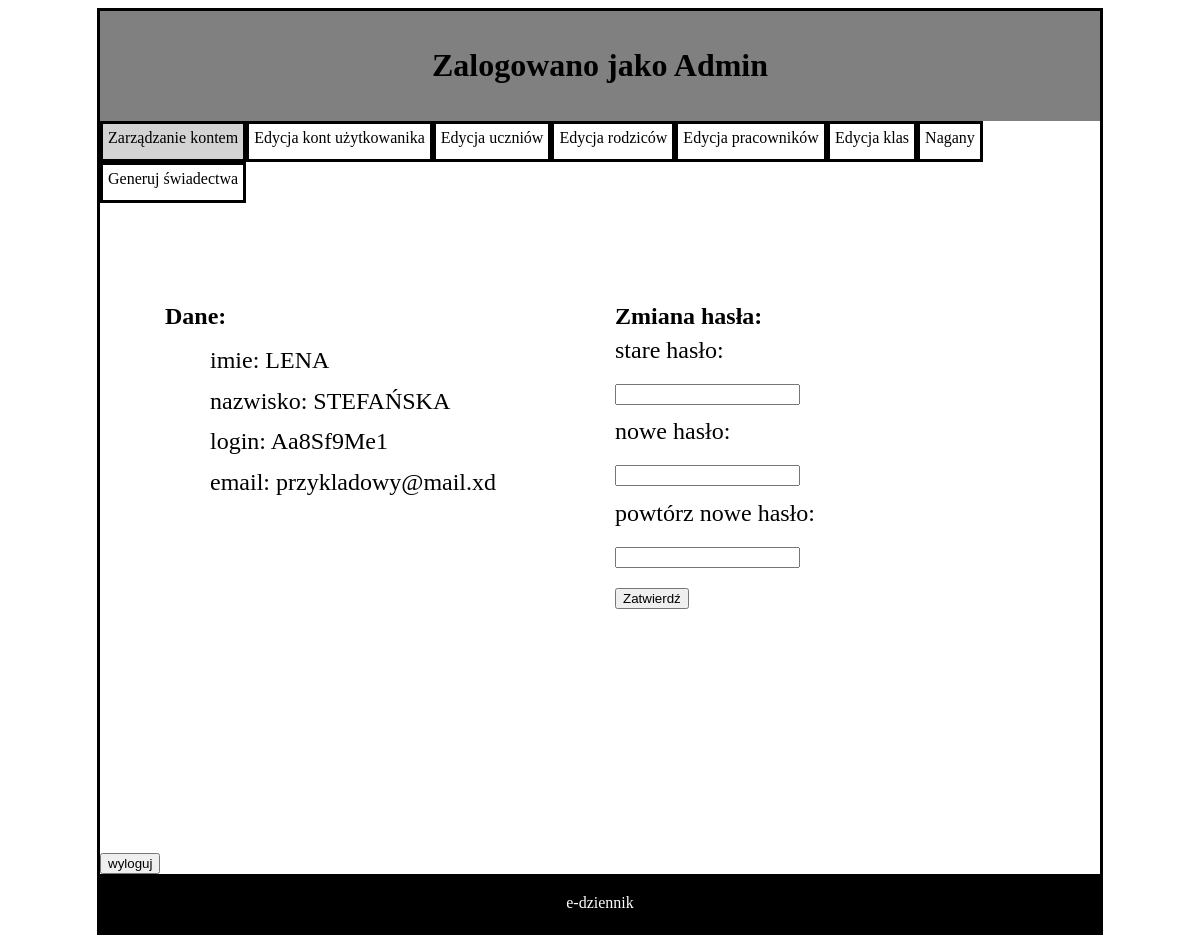
/aplikacja/admin/a_konto.php (signed in), run on the app's committed database.
### tables this page shows
CREATE TABLE IF NOT EXISTS `uzytkownik` (
  `uzytkownik_login` varchar(16) NOT NULL DEFAULT left(md5(rand()),6),
  `nazwisko` varchar(30) NOT NULL,
  `imie` varchar(20) NOT NULL,
  `haslo` char(32) NOT NULL DEFAULT md5('123456'),
  `rodzaj` enum('U','N','R','I','A') DEFAULT 'I',
  `email` varchar(50) DEFAULT NULL,
  PRIMARY KEY (`uzytkownik_login`) USING BTREE,
  UNIQUE KEY `login` (`uzytkownik_login`),
  KEY `haslo` (`haslo`) USING BTREE
);

### aplikacja/admin/a_konto.php (the view, shortened to what this page needs)
<!DOCTYPE HTML>
<html lang="pl">
<head>
    <link rel="stylesheet" href="../Styles/styleApp.css" type="text/css" />
</head>
<body>
	<div id="container">
		<div id="logo">
			<h1>Zalogowano jako Admin</h1>
		</div>
		<a href="a_konto.php">
		<div id="teraz">
		Zarządzanie kontem
		</div>
		</a>
		<a href="a_edycja_kont.php">
		<div id="inne">
		Edycja kont użytkowanika
		</div></a>
		<a href="a_edycja_uczniow.php">
		<div id="inne">
		Edycja uczniów
		</div></a>
		<a href="a_edycja_rodzicow.php">
		<div id="inne">
		Edycja rodziców
		</div></a>
		<a href="a_edycja_pracownikow.php">
		<div id="inne">
		Edycja pracowników
		</div></a>
		<a href="a_edycja_klas.php">
		<div id="inne">
		Edycja klas
		</div></a>
		<a href="a_nagany.php">
		<div id="inne">
		Nagany
		</div></a>
		<a href="a_swiadectwa.php">
		<div id="inne">
		Generuj świadectwa
		</div></a>
		<?php
	require_once "../connect.php";
	$conn=@new mysqli($IP, $username, $password, $DB_name);
	if ($conn->connect_errno!=0)
	{
		echo "Error: ".$conn->connect_errno;
	}
	else
	{
		$login=$_SESSION['uzytkownik_login'];
		$haslo = $_SESSION['haslo'];
		$sql="SELECT * FROM uzytkownik WHERE uzytkownik_login='$login' AND haslo='$haslo'";
		$result = @$conn->query($sql);
		$dane_uzytkowanika=@mysqli_fetch_assoc($result);
			}
	?>
		<div id="tresc">
			<div id="lewy">
			<B> Dane: </B><br/>
			<div id="dane">
				imie:  <?php echo $dane_uzytkowanika['imie'] ; ?>  <br/>
				nazwisko: <?php echo $dane_uzytkowanika['nazwisko'] ; ?>   <br/>
				login: <?php echo $dane_uzytkowanika['uzytkownik_login'] ; ?><br/>
				email: <?php echo $dane_uzytkowanika['email'] ; ?><br/>
			</div>
			</div>
<form action="zmiana_hasla.php" method="post">
			<div id="prawy">
				<B> Zmiana hasła: </B><br/>
				<div id="zmianahasla">
					stare hasło:<br/>
					<input type="password" name="stare"> <br/>
					nowe hasło:<br/>
					<input type="password" name="nowe"><br/>
					powtórz nowe hasło:<br/>
					<input type="password" name="p_nowe"><br/>
					<button type="submit">Zatwierdź</button>
					</form>
				</div>
			</div>
		<form action="../wyloguj.php" >
		<button type="submit">wyloguj</button>
		</form>
		<div id="footer">
		e-dziennik
		</div>
</body>
</html>

### aplikacja/Styles/styleApp.css (style rules this page uses)
#container { border: solid ; width: 1000px; margin-left: auto; margin-right: auto; }
#logo { background:gray; text-align: center; padding: 15px; }
#teraz { border: solid black; float: left; background-color: lightgray; min-height: 25px; text-align: center; padding: 5px; color: black }
#inne { border: solid black; float: left; min-height: 25px; text-align: center; padding: 5px; color: black }
#tresc { clear: both; text-align: left; min-height: 650px; }
#lewy { float: left; padding:50px; margin-top:50px; text-align: left; margin-left:15px; font-size: 24px; min-width:400px; }
#dane { margin-top:10px; text-align: left; margin-left:45px; font-size: 24px; line-height:1.7; }
#prawy { float: left; margin-top:100px; text-align: left; font-size: 24px; min-width:50px; }
#zmianahasla { line-height:1.7; }
#footer { clear: both; background-color: black; color: white; text-align: center; padding:20px; }

### data on the page
uzytkownik: imie "LENA", nazwisko "STEFAŃSKA", uzytkownik_login "Aa8Sf9Me1", email "przykladowy@mail.xd"
